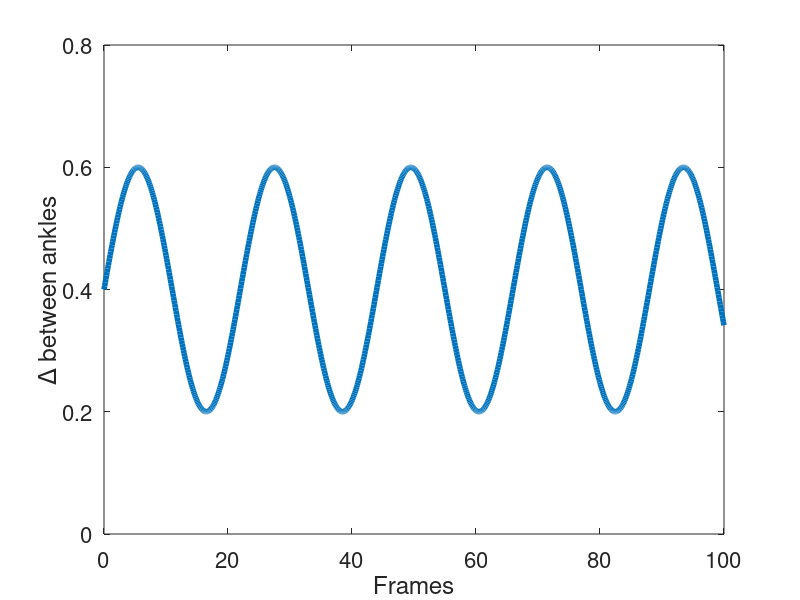

Here is the MATLAB script that generated this plot:
x = linspace(0,100,1000);
y1 = sin(x/3.5)/5 +0.4;
figure
plot(x,y1,'LineWidth',4);
axis([0 100 0 0.8]);
xlabel('Frames');
ylabel('\Delta between ankles');
set(gca,'fontsize',16)